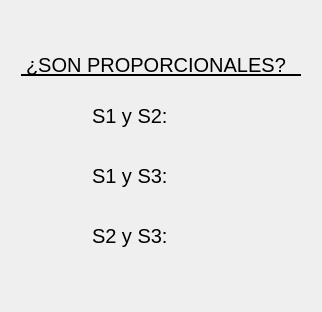
                <widget class="QWidget" name="tab_20">
                 <attribute name="title">
                  <string>Proporcionalidad</string>
                 </attribute>
                 <layout class="QGridLayout" name="gridLayout_16">
                  <item row="0" column="0">
                   <widget class="QFrame" name="frame_120">
                    <property name="minimumSize">
                     <size>
                      <width>0</width>
                      <height>185</height>
                     </size>
                    </property>
                    <property name="styleSheet">
                     <string notr="true">QFrame{
border: none
}</string>
                    </property>
                    <property name="frameShape">
                     <enum>QFrame::StyledPanel</enum>
                    </property>
                    <property name="frameShadow">
                     <enum>QFrame::Raised</enum>
                    </property>
                    <layout class="QGridLayout" name="gridLayout_25">
                     <property name="leftMargin">
                      <number>0</number>
                     </property>
                     <property name="topMargin">
                      <number>0</number>
                     </property>
                     <property name="rightMargin">
                      <number>0</number>
                     </property>
                     <property name="bottomMargin">
                      <number>0</number>
                     </property>
                     <property name="verticalSpacing">
                      <number>10</number>
                     </property>
                     <item row="4" column="0">
                      <widget class="QFrame" name="frame_121">
                       <property name="minimumSize">
                        <size>
                         <width>300</width>
                         <height>50</height>
                        </size>
                       </property>
                       <property name="maximumSize">
                        <size>
                         <width>300</width>
                         <height>50</height>
                        </size>
                       </property>
                       <property name="frameShape">
                        <enum>QFrame::StyledPanel</enum>
                       </property>
                       <property name="frameShadow">
                        <enum>QFrame::Raised</enum>
                       </property>
                       <layout class="QGridLayout" name="gridLayout_128">
                        <property name="leftMargin">
                         <number>0</number>
                        </property>
                        <property name="topMargin">
                         <number>0</number>
                        </property>
                        <property name="rightMargin">
                         <number>0</number>
                        </property>
                        <property name="bottomMargin">
                         <number>0</number>
                        </property>
                        <item row="0" column="1">
                         <widget class="QFrame" name="frame_122">
                          <property name="minimumSize">
                           <size>
                            <width>100</width>
                            <height>50</height>
                           </size>
                          </property>
                          <property name="maximumSize">
                           <size>
                            <width>100</width>
                            <height>50</height>
                           </size>
                          </property>
                          <property name="frameShape">
                           <enum>QFrame::StyledPanel</enum>
                          </property>
                          <property name="frameShadow">
                           <enum>QFrame::Raised</enum>
                          </property>
                          <layout class="QGridLayout" name="gridLayout_129">
                           <item row="0" column="0">
                            <widget class="QLabel" name="label_54">
                             <property name="minimumSize">
                              <size>
                               <width>90</width>
                               <height>30</height>
                              </size>
                             </property>
                             <property name="maximumSize">
                              <size>
                               <width>100</width>
                               <height>50</height>
                              </size>
                             </property>
                             <property name="styleSheet">
                              <string notr="true">QLabel{
qproperty-alignment: AlignRight;
font-size: 20px;
border: none;
}</string>
                             </property>
                             <property name="text">
                              <string>S2 y S3:</string>
                             </property>
                            </widget>
                           </item>
                          </layout>
                         </widget>
                        </item>
                        <item row="0" column="2">
                         <widget class="QFrame" name="frame_123">
                          <property name="minimumSize">
                           <size>
                            <width>50</width>
                            <height>50</height>
                           </size>
                          </property>
                          <property name="maximumSize">
                           <size>
                            <width>50</width>
                            <height>50</height>
                           </size>
                          </property>
                          <property name="frameShape">
                           <enum>QFrame::StyledPanel</enum>
                          </property>
                          <property name="frameShadow">
                           <enum>QFrame::Raised</enum>
                          </property>
                          <layout class="QHBoxLayout" name="horizontalLayout_11">
                           <property name="spacing">
                            <number>0</number>
                           </property>
                           <property name="leftMargin">
                            <number>0</number>
                           </property>
                           <property name="topMargin">
                            <number>0</number>
                           </property>
                           <property name="rightMargin">
                            <number>0</number>
                           </property>
                           <property name="bottomMargin">
                            <number>0</number>
                           </property>
                           <item>
                            <widget class="QLabel" name="O23_3">
                             <property name="minimumSize">
                              <size>
                               <width>40</width>
                               <height>40</height>
                              </size>
                             </property>
                             <property name="maximumSize">
                              <size>
                               <width>40</width>
                               <height>40</height>
                              </size>
                             </property>
                             <property name="styleSheet">
                              <string notr="true">QLabel{
border: none;
}</string>
                             </property>
                             <property name="text">
                              <string/>
                             </property>
                             <property name="pixmap">
                              <pixmap>../GUI Tesis/Empty.png</pixmap>
                             </property>
                             <property name="scaledContents">
                              <bool>true</bool>
                             </property>
                            </widget>
                           </item>
                          </layout>
                         </widget>
                        </item>
                        <item row="0" column="0">
                         <spacer name="horizontalSpacer_38">
                          <property name="orientation">
                           <enum>Qt::Horizontal</enum>
                          </property>
                          <property name="sizeHint" stdset="0">
                           <size>
                            <width>40</width>
                            <height>20</height>
                           </size>
                          </property>
                         </spacer>
                        </item>
                        <item row="0" column="3">
                         <spacer name="horizontalSpacer_39">
                          <property name="orientation">
                           <enum>Qt::Horizontal</enum>
                          </property>
                          <property name="sizeHint" stdset="0">
                           <size>
                            <width>40</width>
                            <height>20</height>
                           </size>
                          </property>
                         </spacer>
                        </item>
                       </layout>
                      </widget>
                     </item>
                     <item row="1" column="0">
                      <widget class="QFrame" name="frame_22">
                       <property name="minimumSize">
                        <size>
                         <width>300</width>
                         <height>30</height>
                        </size>
                       </property>
                       <property name="maximumSize">
                        <size>
                         <width>300</width>
                         <height>30</height>
                        </size>
                       </property>
                       <property name="frameShape">
                        <enum>QFrame::StyledPanel</enum>
                       </property>
                       <property name="frameShadow">
                        <enum>QFrame::Raised</enum>
                       </property>
                       <layout class="QGridLayout" name="gridLayout_26">
                        <property name="leftMargin">
                         <number>0</number>
                        </property>
                        <property name="topMargin">
                         <number>0</number>
                        </property>
                        <property name="rightMargin">
                         <number>0</number>
                        </property>
                        <property name="bottomMargin">
                         <number>0</number>
                        </property>
                        <item row="0" column="2">
                         <spacer name="horizontalSpacer_11">
                          <property name="orientation">
                           <enum>Qt::Horizontal</enum>
                          </property>
                          <property name="sizeHint" stdset="0">
                           <size>
                            <width>40</width>
                            <height>20</height>
                           </size>
                          </property>
                         </spacer>
                        </item>
                        <item row="0" column="1">
                         <widget class="QLabel" name="label_112">
                          <property name="minimumSize">
                           <size>
                            <width>280</width>
                            <height>20</height>
                           </size>
                          </property>
                          <property name="maximumSize">
                           <size>
                            <width>280</width>
                            <height>20</height>
                           </size>
                          </property>
                          <property name="styleSheet">
                           <string notr="true">QLabel{
qproperty-alignment: AlignCenter;
font-size: 20px;
border: none;
border-bottom: 2px solid black;
}</string>
                          </property>
                          <property name="text">
                           <string>¿SON PROPORCIONALES?</string>
                          </property>
                         </widget>
                        </item>
                        <item row="0" column="0">
                         <spacer name="horizontalSpacer_18">
                          <property name="orientation">
                           <enum>Qt::Horizontal</enum>
                          </property>
                          <property name="sizeHint" stdset="0">
                           <size>
                            <width>40</width>
                            <height>20</height>
                           </size>
                          </property>
                         </spacer>
                        </item>
                       </layout>
                      </widget>
                     </item>
                     <item row="2" column="0">
                      <widget class="QFrame" name="frame_25">
                       <property name="minimumSize">
                        <size>
                         <width>300</width>
                         <height>50</height>
                        </size>
                       </property>
                       <property name="maximumSize">
                        <size>
                         <width>300</width>
                         <height>50</height>
                        </size>
                       </property>
                       <property name="frameShape">
                        <enum>QFrame::StyledPanel</enum>
                       </property>
                       <property name="frameShadow">
                        <enum>QFrame::Raised</enum>
                       </property>
                       <layout class="QGridLayout" name="gridLayout_130">
                        <property name="leftMargin">
                         <number>0</number>
                        </property>
                        <property name="topMargin">
                         <number>0</number>
                        </property>
                        <property name="rightMargin">
                         <number>0</number>
                        </property>
                        <property name="bottomMargin">
                         <number>0</number>
                        </property>
                        <item row="0" column="1">
                         <widget class="QFrame" name="frame_27">
                          <property name="minimumSize">
                           <size>
                            <width>100</width>
                            <height>50</height>
                           </size>
                          </property>
                          <property name="maximumSize">
                           <size>
                            <width>100</width>
                            <height>50</height>
                           </size>
                          </property>
                          <property name="frameShape">
                           <enum>QFrame::StyledPanel</enum>
                          </property>
                          <property name="frameShadow">
                           <enum>QFrame::Raised</enum>
                          </property>
                          <layout class="QGridLayout" name="gridLayout_131">
                           <item row="0" column="0">
                            <widget class="QLabel" name="label_32">
                             <property name="minimumSize">
                              <size>
                               <width>90</width>
                               <height>30</height>
                              </size>
                             </property>
                             <property name="maximumSize">
                              <size>
                               <width>100</width>
                               <height>50</height>
                              </size>
                             </property>
                             <property name="styleSheet">
                              <string notr="true">QLabel{
qproperty-alignment: AlignRight;
font-size: 20px;
border: none;
}</string>
                             </property>
                             <property name="text">
                              <string>S1 y S2:</string>
                             </property>
                            </widget>
                           </item>
                          </layout>
                         </widget>
                        </item>
                        <item row="0" column="2">
                         <widget class="QFrame" name="frame_28">
                          <property name="minimumSize">
                           <size>
                            <width>50</width>
                            <height>50</height>
                           </size>
                          </property>
                          <property name="maximumSize">
                           <size>
                            <width>50</width>
                            <height>50</height>
                           </size>
                          </property>
                          <property name="frameShape">
                           <enum>QFrame::StyledPanel</enum>
                          </property>
                          <property name="frameShadow">
                           <enum>QFrame::Raised</enum>
                          </property>
                          <layout class="QHBoxLayout" name="horizontalLayout_6">
                           <property name="spacing">
                            <number>0</number>
                           </property>
                           <property name="leftMargin">
                            <number>0</number>
                           </property>
                           <property name="topMargin">
                            <number>0</number>
                           </property>
                           <property name="rightMargin">
                            <number>0</number>
                           </property>
                           <property name="bottomMargin">
                            <number>0</number>
                           </property>
                           <item>
                            <widget class="QLabel" name="O12_3">
                             <property name="minimumSize">
                              <size>
                               <width>40</width>
                               <height>40</height>
                              </size>
                             </property>
                             <property name="maximumSize">
                              <size>
                               <width>40</width>
                               <height>40</height>
                              </size>
                             </property>
                             <property name="styleSheet">
                              <string notr="true">QLabel{
border: none;
}</string>
                             </property>
                             <property name="text">
                              <string/>
                             </property>
                             <property name="pixmap">
                              <pixmap>../GUI Tesis/Empty.png</pixmap>
                             </property>
                             <property name="scaledContents">
                              <bool>true</bool>
                             </property>
                            </widget>
                           </item>
                          </layout>
                         </widget>
                        </item>
                        <item row="0" column="0">
                         <spacer name="horizontalSpacer_40">
                          <property name="orientation">
                           <enum>Qt::Horizontal</enum>
                          </property>
                          <property name="sizeHint" stdset="0">
                           <size>
                            <width>40</width>
                            <height>20</height>
                           </size>
                          </property>
                         </spacer>
                        </item>
                        <item row="0" column="3">
                         <spacer name="horizontalSpacer_41">
                          <property name="orientation">
                           <enum>Qt::Horizontal</enum>
                          </property>
                          <property name="sizeHint" stdset="0">
                           <size>
                            <width>40</width>
                            <height>20</height>
                           </size>
                          </property>
                         </spacer>
                        </item>
                       </layout>
                      </widget>
                     </item>
                     <item row="3" column="0">
                      <widget class="QFrame" name="frame_124">
                       <property name="minimumSize">
                        <size>
                         <width>300</width>
                         <height>50</height>
                        </size>
                       </property>
                       <property name="maximumSize">
                        <size>
                         <width>300</width>
                         <height>50</height>
                        </size>
                       </property>
                       <property name="frameShape">
                        <enum>QFrame::StyledPanel</enum>
                       </property>
                       <property name="frameShadow">
                        <enum>QFrame::Raised</enum>
                       </property>
                       <layout class="QGridLayout" name="gridLayout_132">
                        <property name="leftMargin">
                         <number>0</number>
                        </property>
                        <property name="topMargin">
                         <number>0</number>
                        </property>
                        <property name="rightMargin">
                         <number>0</number>
                        </property>
                        <property name="bottomMargin">
                         <number>0</number>
                        </property>
                        <item row="0" column="2">
                         <widget class="QFrame" name="frame_125">
                          <property name="minimumSize">
                           <size>
                            <width>50</width>
                            <height>50</height>
                           </size>
                          </property>
                          <property name="maximumSize">
                           <size>
                            <width>50</width>
                            <height>50</height>
                           </size>
                          </property>
                          <property name="frameShape">
                           <enum>QFrame::StyledPanel</enum>
                          </property>
                          <property name="frameShadow">
                           <enum>QFrame::Raised</enum>
                          </property>
                          <layout class="QHBoxLayout" name="horizontalLayout_12">
                           <property name="spacing">
                            <number>0</number>
                           </property>
                           <property name="leftMargin">
                            <number>0</number>
                           </property>
                           <property name="topMargin">
                            <number>0</number>
                           </property>
                           <property name="rightMargin">
                            <number>0</number>
                           </property>
                           <property name="bottomMargin">
                            <number>0</number>
                           </property>
                           <item>
                            <widget class="QLabel" name="O13_3">
                             <property name="minimumSize">
                              <size>
                               <width>40</width>
                               <height>40</height>
                              </size>
                             </property>
                             <property name="maximumSize">
                              <size>
                               <width>40</width>
                               <height>40</height>
                              </size>
                             </property>
                             <property name="styleSheet">
                              <string notr="true">QLabel{
border: none;
}</string>
                             </property>
                             <property name="text">
                              <string/>
                             </property>
                             <property name="pixmap">
                              <pixmap>../GUI Tesis/Empty.png</pixmap>
                             </property>
                             <property name="scaledContents">
                              <bool>true</bool>
                             </property>
                            </widget>
                           </item>
                          </layout>
                         </widget>
                        </item>
                        <item row="0" column="1">
                         <widget class="QFrame" name="frame_126">
                          <property name="minimumSize">
                           <size>
                            <width>100</width>
                            <height>50</height>
                           </size>
                          </property>
                          <property name="maximumSize">
                           <size>
                            <width>100</width>
                            <height>50</height>
                           </size>
                          </property>
                          <property name="frameShape">
                           <enum>QFrame::StyledPanel</enum>
                          </property>
                          <property name="frameShadow">
                           <enum>QFrame::Raised</enum>
                          </property>
                          <layout class="QGridLayout" name="gridLayout_133">
                           <item row="0" column="0">
                            <widget class="QLabel" name="label_113">
                             <property name="minimumSize">
                              <size>
                               <width>90</width>
                               <height>30</height>
                              </size>
                             </property>
                             <property name="maximumSize">
                              <size>
                               <width>100</width>
                               <height>50</height>
                              </size>
                             </property>
                             <property name="styleSheet">
                              <string notr="true">QLabel{
qproperty-alignment: AlignRight;
font-size: 20px;
border: none;
}</string>
                             </property>
                             <property name="text">
                              <string>S1 y S3:</string>
                             </property>
                            </widget>
                           </item>
                          </layout>
                         </widget>
                        </item>
                        <item row="0" column="3">
                         <spacer name="horizontalSpacer_42">
                          <property name="orientation">
                           <enum>Qt::Horizontal</enum>
                          </property>
                          <property name="sizeHint" stdset="0">
                           <size>
                            <width>40</width>
                            <height>20</height>
                           </size>
                          </property>
                         </spacer>
                        </item>
                        <item row="0" column="0">
                         <spacer name="horizontalSpacer_43">
                          <property name="orientation">
                           <enum>Qt::Horizontal</enum>
                          </property>
                          <property name="sizeHint" stdset="0">
                           <size>
                            <width>40</width>
                            <height>20</height>
                           </size>
                          </property>
                         </spacer>
                        </item>
                       </layout>
                      </widget>
                     </item>
                     <item row="0" column="0">
                      <spacer name="verticalSpacer_16">
                       <property name="orientation">
                        <enum>Qt::Vertical</enum>
                       </property>
                       <property name="sizeHint" stdset="0">
                        <size>
                         <width>20</width>
                         <height>40</height>
                        </size>
                       </property>
                      </spacer>
                     </item>
                    </layout>
                   </widget>
                  </item>
                  <item row="1" column="0">
                   <spacer name="verticalSpacer_17">
                    <property name="orientation">
                     <enum>Qt::Vertical</enum>
                    </property>
                    <property name="sizeHint" stdset="0">
                     <size>
                      <width>20</width>
                      <height>40</height>
                     </size>
                    </property>
                   </spacer>
                  </item>
                 </layout>
                </widget>
